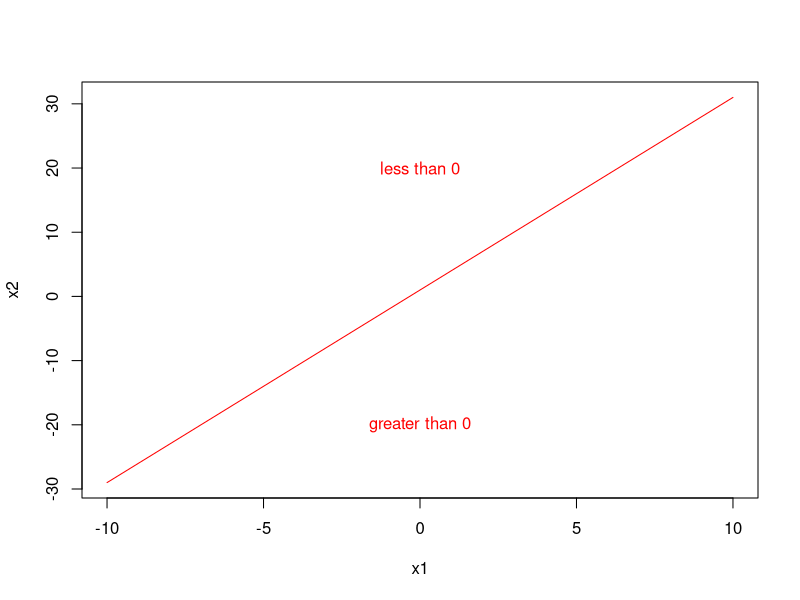
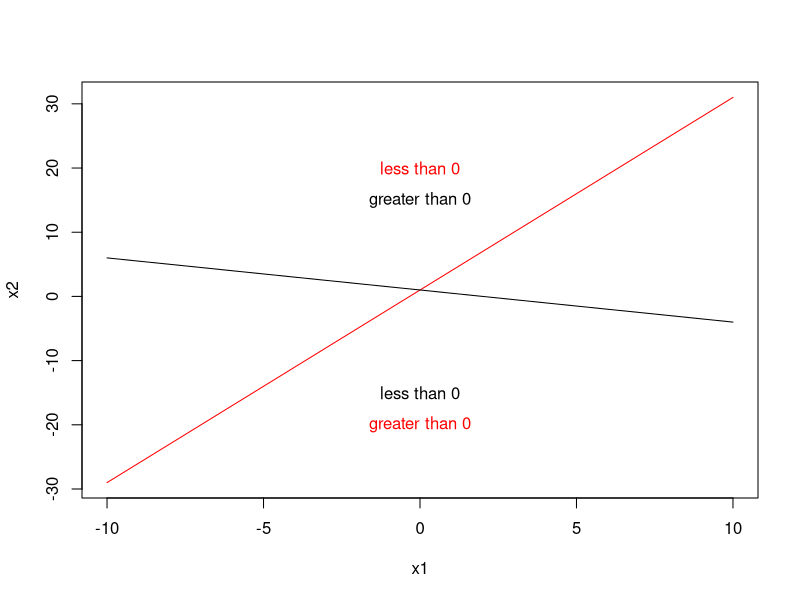
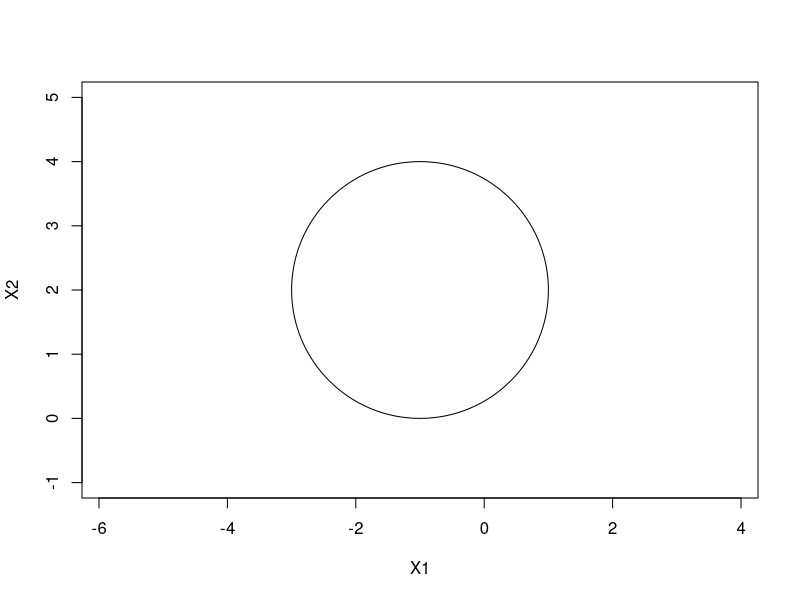
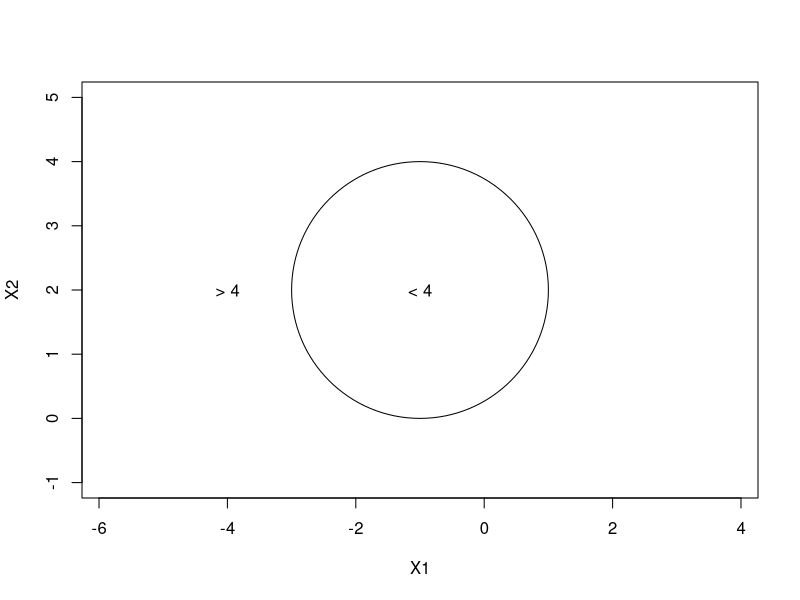
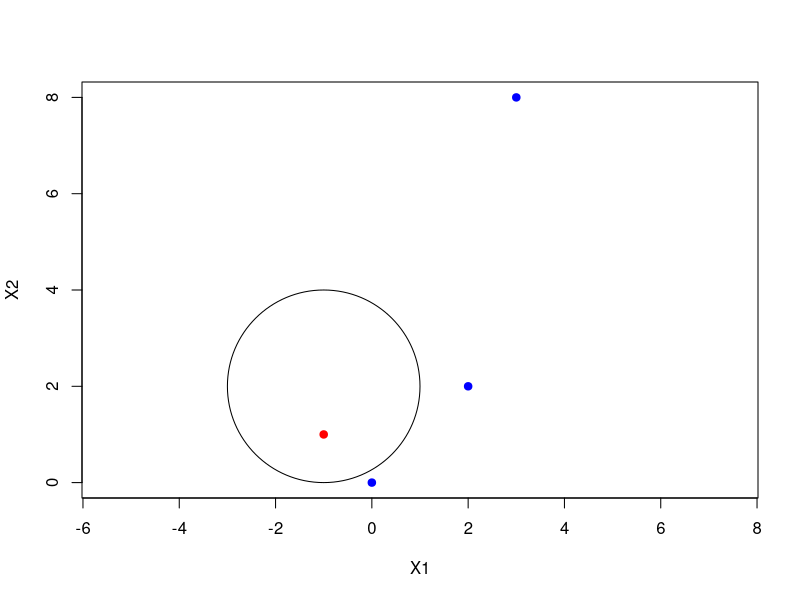
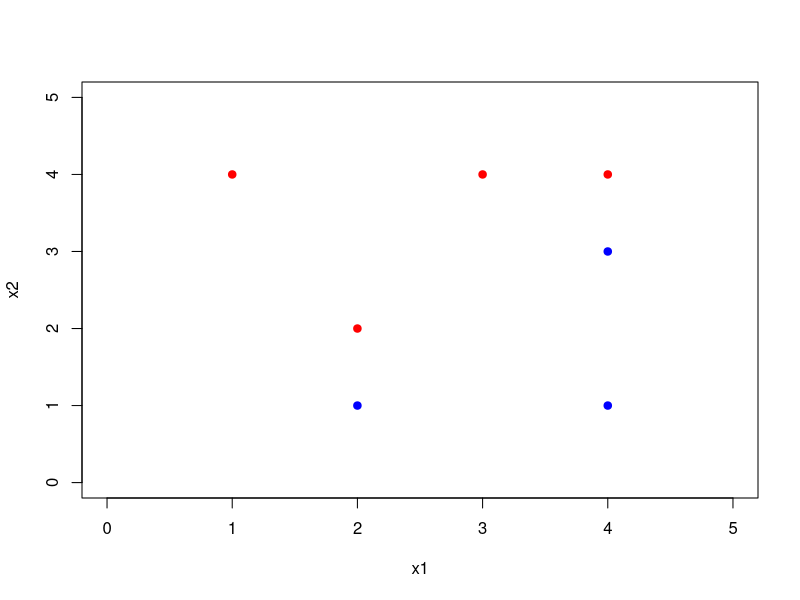
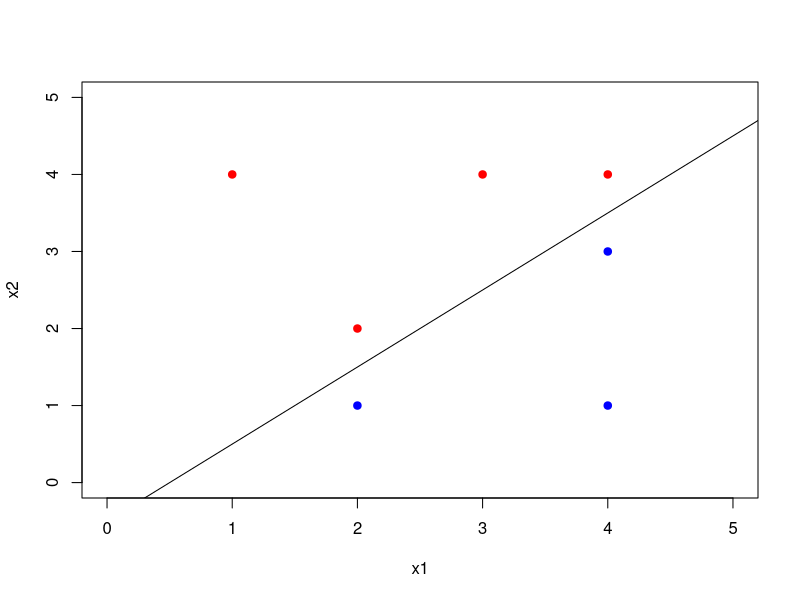
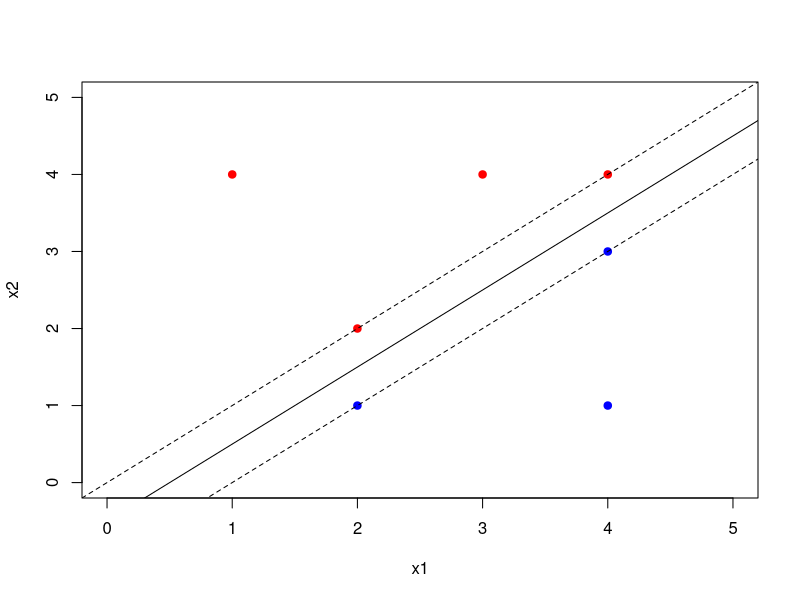

Source code (R) for these figures, in order:
## ---- chunk 1
x1 <- -10:10
x2 <- 1 + 3 * x1
plot(x1, x2, type = "l", col = "red")
text(c(0), c(-20), "greater than 0", col = "red")
text(c(0), c(20), "less than 0", col = "red")
## ---- chunk 2
x1 <- -10:10
x2 <- 1 + 3 * x1
plot(x1, x2, type = "l", col = "red")
text(c(0), c(-20), "greater than 0", col = "red")
text(c(0), c(20), "less than 0", col = "red")

lines(x1, 1 - x1/2)
text(c(0), c(-15), "less than 0")
text(c(0), c(15), "greater than 0")
## ---- chunk 3
radius <- 2
plot(NA, NA, type = "n", xlim = c(-4,2), ylim = c(-1,5), asp=1, xlab="X1", ylab="X2")
symbols(c(-1), c(2), circles=c(radius), add=TRUE, inches=FALSE)
## ---- chunk 4
radius <- 2
plot(NA, NA, type="n", xlim=c(-4,2), ylim=c(-1,5), asp=1, xlab="X1", ylab="X2")
symbols(c(-1), c(2), circles=c(radius), add=TRUE, inches=FALSE)
text(c(-1), c(2), "< 4")
text(c(-4), c(2), "> 4")
## ---- chunk 5
radius <- 2
plot(c(0, -1, 2, 3), c(0, 1, 2, 8), col=c("blue", "red", "blue", "blue"),
     type="p", asp=1, xlab="X1", ylab="X2", pch = 19)
symbols(c(-1), c(2), circles=c(radius), add=TRUE, inches=FALSE)
## ---- chunk 6
x1 = c(3,2,4,1,2,4,4)
x2 = c(4,2,4,4,1,3,1)
colors = c("red", "red", "red", "red", "blue", "blue", "blue")
plot(x1,x2,col=colors,xlim=c(0,5),ylim=c(0,5), pch = 19)
## ---- chunk 7
plot(x1,x2,col=colors,xlim=c(0,5),ylim=c(0,5), pch = 19)
abline(-0.5, 1)
## ---- chunk 8
plot(x1,x2,col=colors,xlim=c(0,5),ylim=c(0,5), pch = 19)
abline(-0.5, 1)
abline(-1, 1, lty=2)
abline(0, 1, lty=2)
## ---- chunk 9
plot(x1,x2,col=colors,xlim=c(0,5),ylim=c(0,5), pch = 19)
abline(-0.5, 1)
points(c(2, 2, 4, 4), c(1, 2, 3, 4), pch = 5, cex = 2, add = T)
## ---- chunk 10
plot(x1,x2,col=colors,xlim=c(0,5),ylim=c(0,5), pch = 19)
abline(-0.8, 1)
## ---- chunk 11
plot(x1,x2,col=colors,xlim=c(0,5),ylim=c(0,5), pch = 19)
points(c(4), c(2), col=c("red"), pch = 19)
